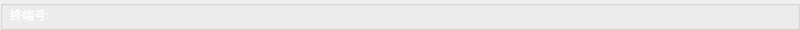
  <widget class="QGroupBox" name="groupBox_network">
   <property name="geometry">
    <rect>
     <x>0</x>
     <y>0</y>
     <width>800</width>
     <height>30</height>
    </rect>
   </property>
   <property name="styleSheet">
    <string notr="true">QGroupBox#groupBox_network{border:none;}
</string>
   </property>
   <property name="title">
    <string/>
   </property>
   <widget class="QLabel" name="label_link">
    <property name="geometry">
     <rect>
      <x>670</x>
      <y>8</y>
      <width>16</width>
      <height>16</height>
     </rect>
    </property>
    <property name="styleSheet">
     <string notr="true">image: url(:/images/link.gif);</string>
    </property>
    <property name="text">
     <string/>
    </property>
   </widget>
   <widget class="QLabel" name="label_connect">
    <property name="geometry">
     <rect>
      <x>560</x>
      <y>8</y>
      <width>16</width>
      <height>16</height>
     </rect>
    </property>
    <property name="styleSheet">
     <string notr="true">image: url(:/images/connect.gif);</string>
    </property>
    <property name="text">
     <string/>
    </property>
   </widget>
   <widget class="QLabel" name="label_terminalNumeber">
    <property name="geometry">
     <rect>
      <x>60</x>
      <y>5</y>
      <width>100</width>
      <height>20</height>
     </rect>
    </property>
    <property name="styleSheet">
     <string notr="true">color: rgb(255, 255, 255);
font: 600 11pt &quot;Ubuntu&quot;;</string>
    </property>
    <property name="text">
     <string/>
    </property>
   </widget>
   <widget class="QLabel" name="label_terminalNumeber_title">
    <property name="geometry">
     <rect>
      <x>10</x>
      <y>5</y>
      <width>50</width>
      <height>20</height>
     </rect>
    </property>
    <property name="styleSheet">
     <string notr="true">color: rgb(255, 255, 255);
font: 500 10pt &quot;Ubuntu&quot;;</string>
    </property>
    <property name="text">
     <string>终端号:</string>
    </property>
   </widget>
   <widget class="QLabel" name="label_dateTime">
    <property name="geometry">
     <rect>
      <x>275</x>
      <y>5</y>
      <width>250</width>
      <height>20</height>
     </rect>
    </property>
    <property name="styleSheet">
     <string notr="true">color: rgb(255, 255, 255);
font:500 12pt &quot;Ubuntu&quot;;</string>
    </property>
    <property name="text">
     <string/>
    </property>
    <property name="alignment">
     <set>Qt::AlignCenter</set>
    </property>
   </widget>
   <widget class="QLabel" name="label_connectName">
    <property name="geometry">
     <rect>
      <x>580</x>
      <y>5</y>
      <width>65</width>
      <height>20</height>
     </rect>
    </property>
    <property name="styleSheet">
     <string notr="true">color: rgb(255, 255, 255);
font:500 10pt &quot;Ubuntu&quot;;</string>
    </property>
    <property name="text">
     <string/>
    </property>
   </widget>
   <widget class="QLabel" name="label_linkName">
    <property name="geometry">
     <rect>
      <x>690</x>
      <y>5</y>
      <width>90</width>
      <height>20</height>
     </rect>
    </property>
    <property name="styleSheet">
     <string notr="true">color: rgb(255, 255, 255);
font:500 10pt &quot;Ubuntu&quot;;</string>
    </property>
    <property name="text">
     <string/>
    </property>
   </widget>
   <widget class="QLabel" name="label_connect01">
    <property name="geometry">
     <rect>
      <x>560</x>
      <y>8</y>
      <width>16</width>
      <height>16</height>
     </rect>
    </property>
    <property name="styleSheet">
     <string notr="true">image: url(:/images/connect01.gif);</string>
    </property>
    <property name="text">
     <string/>
    </property>
   </widget>
   <widget class="QLabel" name="label_connect02">
    <property name="geometry">
     <rect>
      <x>560</x>
      <y>8</y>
      <width>16</width>
      <height>16</height>
     </rect>
    </property>
    <property name="styleSheet">
     <string notr="true">image: url(:/images/connect02.gif);</string>
    </property>
    <property name="text">
     <string/>
    </property>
   </widget>
   <widget class="QLabel" name="label_unconnect">
    <property name="geometry">
     <rect>
      <x>560</x>
      <y>8</y>
      <width>16</width>
      <height>16</height>
     </rect>
    </property>
    <property name="styleSheet">
     <string notr="true">image: url(:/images/unconnect.gif);</string>
    </property>
    <property name="text">
     <string/>
    </property>
   </widget>
   <widget class="QLabel" name="label_unlink">
    <property name="geometry">
     <rect>
      <x>670</x>
      <y>8</y>
      <width>16</width>
      <height>16</height>
     </rect>
    </property>
    <property name="styleSheet">
     <string notr="true">image: url(:/images/unlink.gif);</string>
    </property>
    <property name="text">
     <string/>
    </property>
   </widget>
   <widget class="QLabel" name="label_network">
    <property name="geometry">
     <rect>
      <x>560</x>
      <y>8</y>
      <width>16</width>
      <height>16</height>
     </rect>
    </property>
    <property name="styleSheet">
     <string notr="true">image: url(:/images/network.gif);</string>
    </property>
    <property name="text">
     <string/>
    </property>
   </widget>
   <widget class="QLabel" name="label_4G">
    <property name="geometry">
     <rect>
      <x>560</x>
      <y>8</y>
      <width>16</width>
      <height>16</height>
     </rect>
    </property>
    <property name="styleSheet">
     <string notr="true">image: url(:/images/4G.gif);</string>
    </property>
    <property name="text">
     <string/>
    </property>
   </widget>
  </widget>
